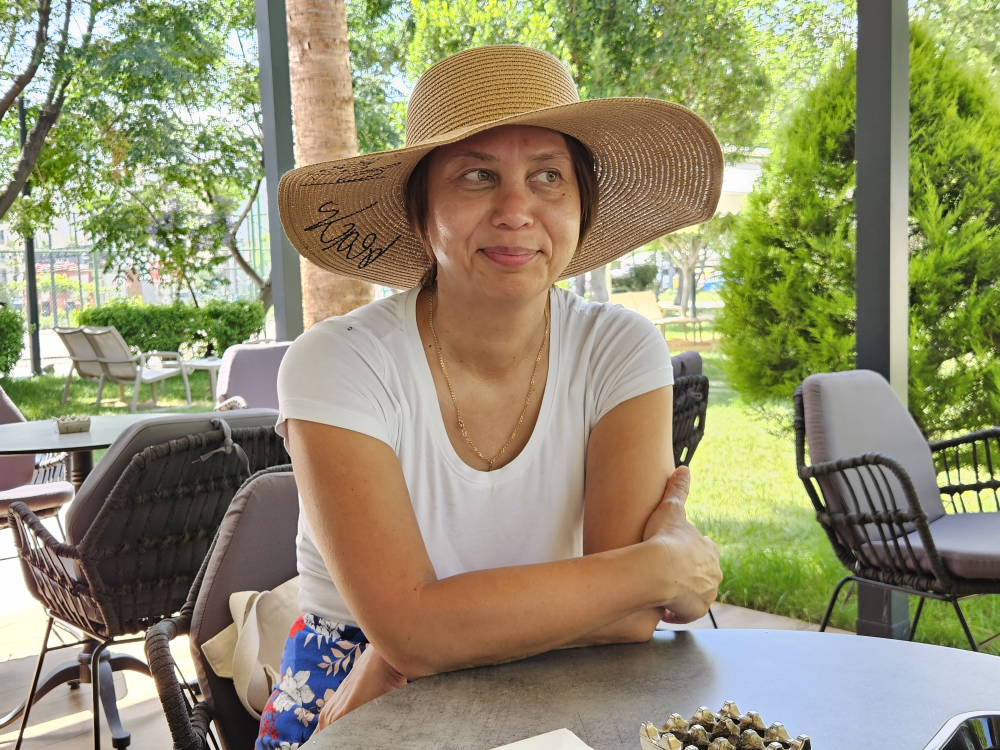
#> input picture photos/photo01.jpg, 4000 x 3000 px (shown at 1/4 size); its folder holds 4 pictures in this run
$ python photos_to_mini.py
#> lines starting #> are read from the running program, lines starting #| are printed output that depends on the picture
import os
from PIL import Image
from pathlib import Path

def create_mini_photos(input_folder="photos", output_folder="photos_mini", min_dimension=512):
    """
    Create mini versions of photos with minimum dimension of 256 pixels.

    Args:
        input_folder (str): Folder containing original photos
        output_folder (str): Folder to save mini photos
        min_dimension (int): Minimum dimension for the output images
    """
#> called with input_folder = 'photos', output_folder = 'photos_mini', min_dimension = 512

    # Create output folder if it doesn't exist
    Path(output_folder).mkdir(exist_ok=True)

    # Supported image formats
    supported_formats = {'.jpg', '.jpeg', '.png', '.bmp', '.tiff', '.webp', '.gif'}

    # Get all image files from input folder
    input_path = Path(input_folder)
    image_files = [f for f in input_path.iterdir()
                  if f.is_file() and f.suffix.lower() in supported_formats]

    if not image_files:
        print(f"No supported image files found in '{input_folder}'")
        return

    print(f"Found {len(image_files)} image files to process")

    processed_count = 0
    error_count = 0

    for image_file in image_files:
        try:
            # Open the image
            with Image.open(image_file) as img:
                # Convert to RGB if necessary (for PNG with transparency)
#> img is the input picture: PIL image 4000x3000 RGB; mean R, G, B 146.5, 142.9, 110.8
                if img.mode in ('RGBA', 'LA', 'P'):
                    img = img.convert('RGB')

                # Calculate new dimensions while maintaining aspect ratio
                width, height = img.size
#> width = 4000; height = 3000

                if width < height:
                    # Portrait orientation
                    new_width = min_dimension
                    new_height = int(height * (min_dimension / width))
                else:
                    # Landscape orientation or square
                    new_height = min_dimension
                    new_width = int(width * (min_dimension / height))
#> new_width = 682

                # Resize the image
                resized_img = img.resize((new_width, new_height), Image.LANCZOS)
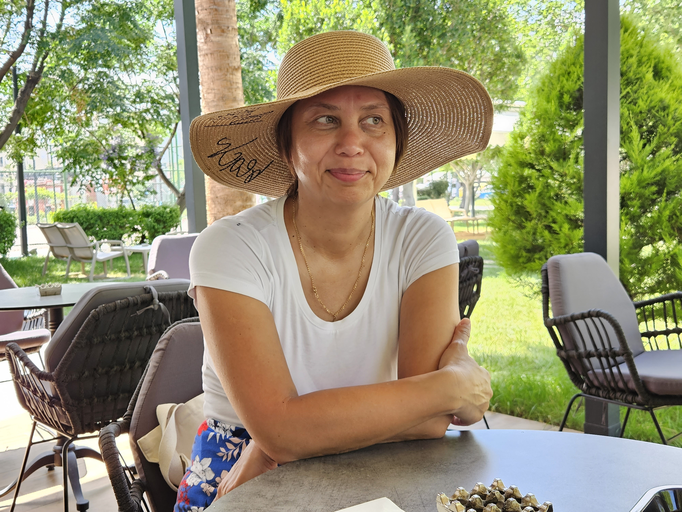
#> resized_img: PIL image 682x512 RGB; mean R, G, B 146.5, 142.9, 110.8

                # Create output filename
                output_filename = f"{image_file.stem}_mini{image_file.suffix}"
                output_path = Path(output_folder) / output_filename

                # Save the resized image with optimized quality
                if image_file.suffix.lower() in ['.jpg', '.jpeg']:
                    resized_img.save(output_path, 'JPEG', quality=85, optimize=True)
                elif image_file.suffix.lower() == '.png':
                    resized_img.save(output_path, 'PNG', optimize=True)
                else:
                    resized_img.save(output_path)

                processed_count += 1
                print(f"Processed: {image_file.name} -> {output_filename}")

        except Exception as e:
            error_count += 1
            print(f"Error processing {image_file.name}: {str(e)}")
#> pass 2 of the loop in create_mini_photos, `for image_file in image_files:`:
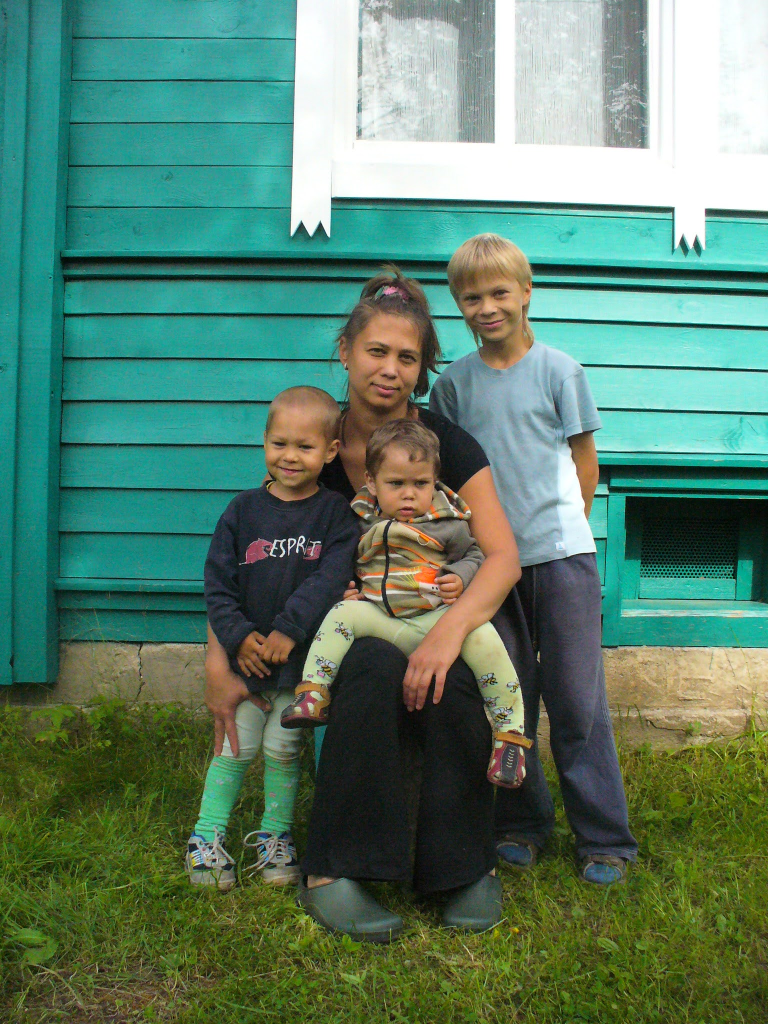
#> input picture photos/photo02.JPG, 1536 x 2048 px (shown at 1/2 size)
#> in create_mini_photos, img is the input picture: PIL image 1536x2048 RGB; mean R, G, B 90.3, 127.3, 107
#> in create_mini_photos, `resized_img = img.resize((new_width, new_height), Image.LANCZOS)`:
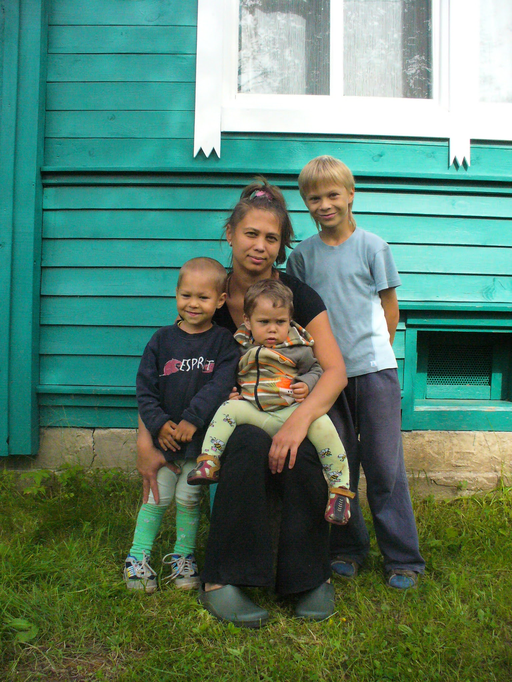
#> resized_img: PIL image 512x682 RGB; mean R, G, B 90.3, 127.3, 107
#> pass 3 of the loop in create_mini_photos, `for image_file in image_files:`:
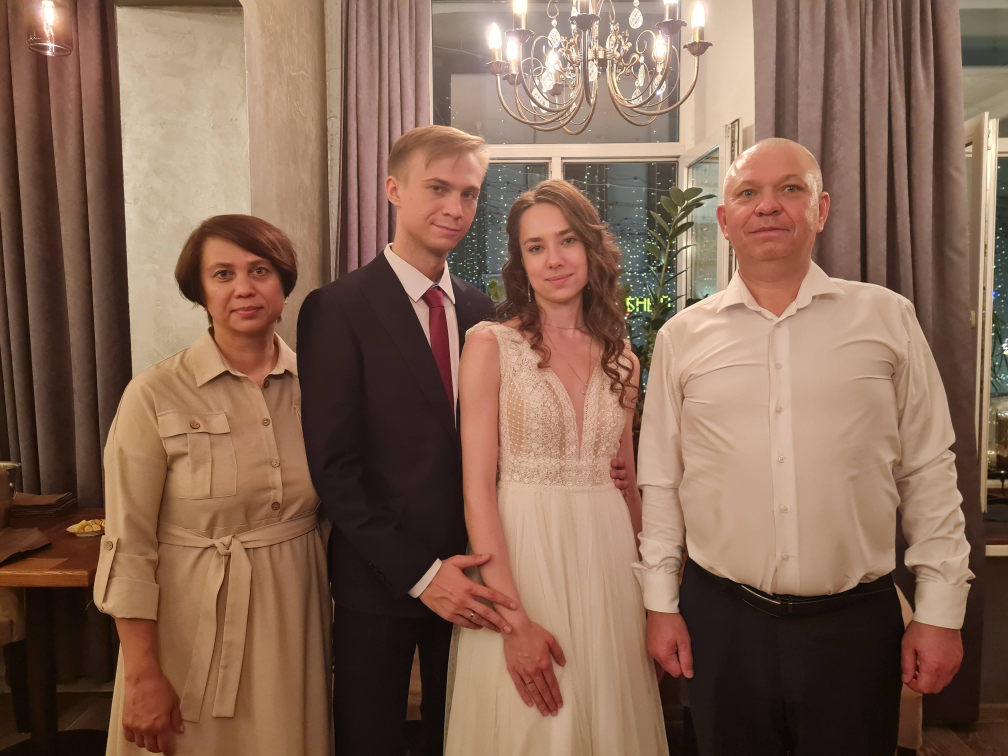
#> input picture photos/photo03.jpg, 4032 x 3024 px (shown at 1/4 size)
#> in create_mini_photos, img is the input picture: PIL image 4032x3024 RGB; mean R, G, B 133.5, 102.6, 84.6
#> in create_mini_photos, `resized_img = img.resize((new_width, new_height), Image.LANCZOS)`:
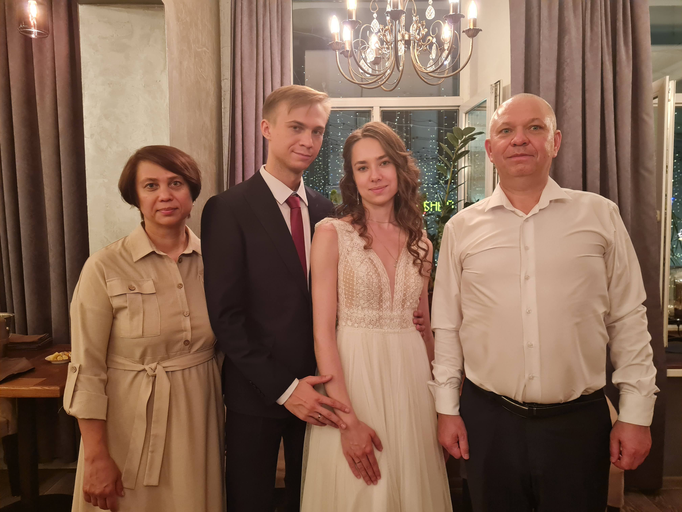
#> resized_img: PIL image 682x512 RGB; mean R, G, B 133.5, 102.6, 84.6
#> the loop made 4 passes; the first 3 are shown

    print("\nProcessing complete!")
    print(f"Successfully processed: {processed_count} files")
    print(f"Errors: {error_count} files")

if __name__ == "__main__":
    # Run the function
    create_mini_photos()
